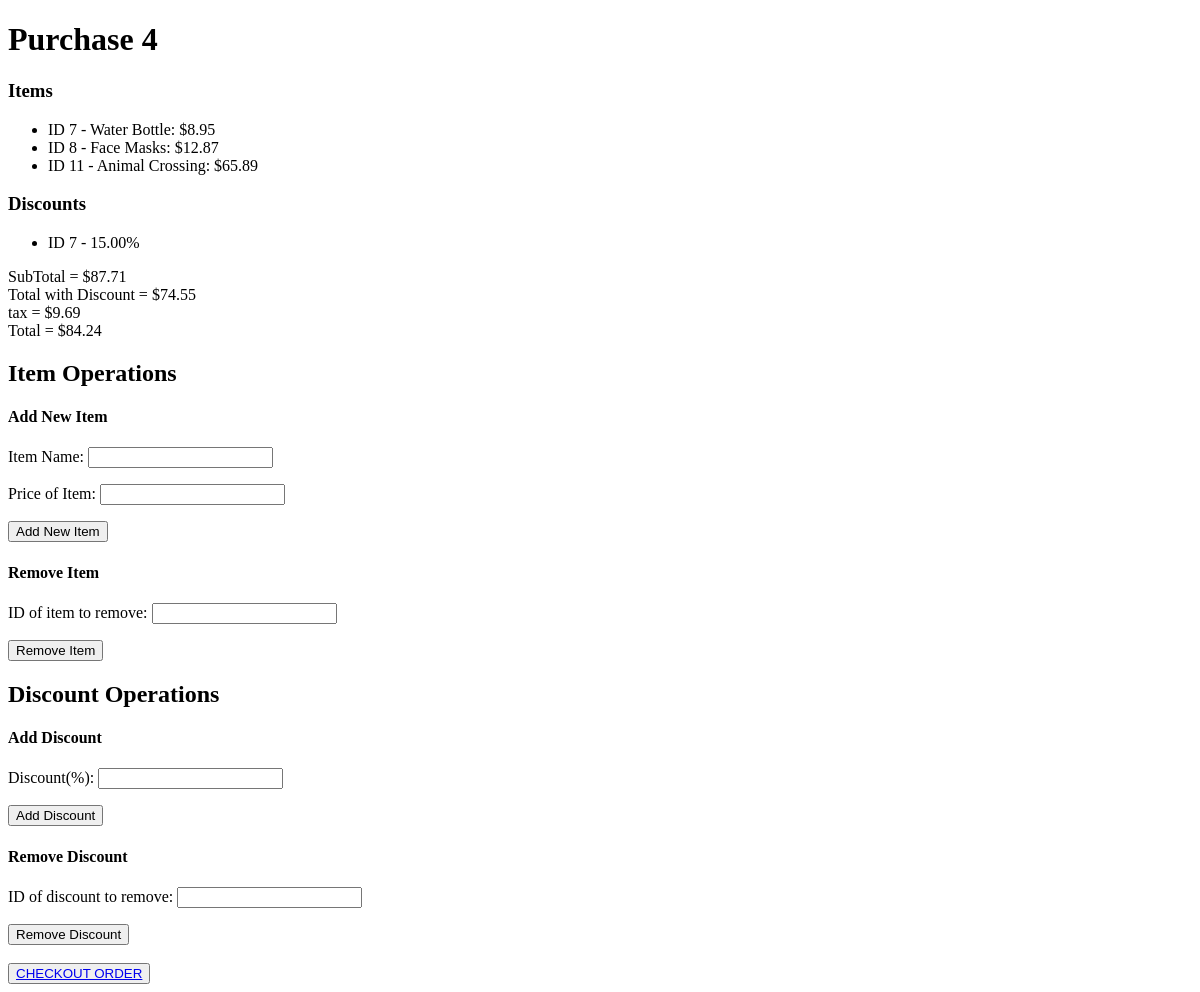
The app's page /4, older data.
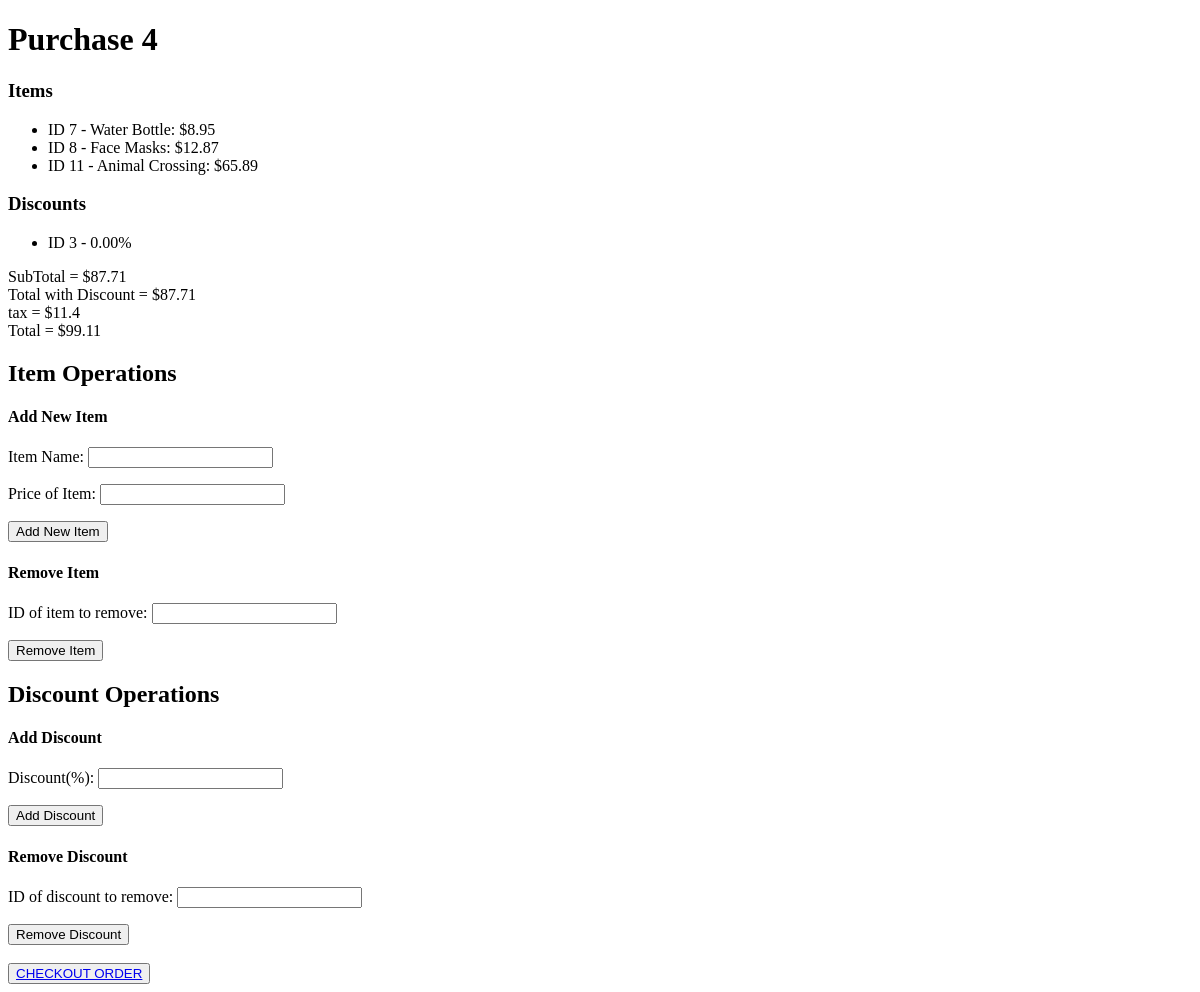
The same page, newer data.
### checkout/models.py (models this page shows, shortened)
class item(models.Model):
    name = models.CharField(max_length=200)
    price = models.DecimalField(max_digits=10,decimal_places=2)

class discount(models.Model):
    discount = models.DecimalField(max_digits=5, decimal_places=2)

### checkout/views.py (the view, shortened to what this page needs)
# urls.py: path('<int:id>', views.index, name='index'),
def index(response, id):
    ls = recipt.objects.get(id=id)
    newItemform = AddItem()
    newDiscform = AddDiscount()
    delItemForm = RemoveItem()
    delDiscForm = RemoveDiscount()
    tax = round(float(ls.discount_total) * 0.13, 2)
    total = round(float(ls.discount_total) + tax, 2)
    return render(response, "checkout/display.html", {"ls":ls, "subtotal":ls.subtotal,
     "disctotal":ls.discount_total, "tax":tax, "total":total, "form1":newItemform,
     "form2": newDiscform, "form3":delItemForm, "form4":delDiscForm})

### checkout/forms.py
class AddItem(forms.Form):
    name = forms.CharField(label="Item Name", max_length=200)
    price = forms.DecimalField(label="Price of Item", max_digits=10, decimal_places=2, min_value=0)

class AddDiscount(forms.Form):
    discount = forms.DecimalField(label="Discount(%)", max_digits=5, decimal_places=2, min_value=0)

### checkout/models.py (called while the page is built)
    @property
    def subtotal(self):
        return round(sum([x.price for x in self.items.all()]), 2)

    @property
    def discount_total(self):
        x = (sum([x.discount for x in self.discount.all()])/100)
        if(x == 0):
            return self.subtotal
        else:
            return round(self.subtotal * (1 - x), 2)

### checkout/templates/checkout/display.html (shortened to what this page needs)
{% extends "checkout/base.html" %}
{% block content %}
    <h1>{{ls.text}}</h1>
    <h3>Items</h3>
    <ul>
        {% for item in ls.items.all %}
            <li>ID {{item.id}} - {{item.name}}: ${{item.price}}</li>
        {% endfor %}
    </ul>
    <h3>Discounts</h3>
    <ul>
        {% for discount in ls.discount.all %}
            <li>ID {{discount.id}} - {{discount.discount}}%</li>
        {% empty %}
            <li>0.00%</li>
        {% endfor %}
    </ul>
    SubTotal = ${{subtotal}}
    Total with Discount = ${{disctotal}}
    tax = ${{tax}}
    Total = ${{total}}
    <h2>Item Operations</h2>
    <h4>Add New Item</h4>
    <form method="POST">
        {{form1.as_p}}
        <button type="submit", name="saveItem", value="saveItem">Add New Item</button>
    </form>
    <h4>Remove Item</h4>
    <form method="POST">
        {{form3.as_p}}
        <button type="submit", name="delitem", value="delitem">Remove Item</button>
    </form>
    <h2>Discount Operations</h2>
    <h4>Add Discount</h4>
    <form method="POST">
        {{form2.as_p}}
        <button type="submit", name="saveDiscount", value="saveDiscount">Add Discount</button>
    </form>
    <h4>Remove Discount</h4>
    <form method="POST">
        {{form4.as_p}}
        <button type="submit", name="deldisc", value="deldisc">Remove Discount</button>
    </form>
    <button><a href="/create">CHECKOUT ORDER</a></button>
{% endblock %}

Row changes from the older to the newer data that the page shows:
removed discount: id "7", discount "15.00"
now on this page (row unchanged): discount: id "3", discount "0.00"
Text that changed along with them:
{{ disctotal }}: "74.55" → "87.71"
{{ tax }}: "9.69" → "11.4"
{{ total }}: "84.24" → "99.11"
